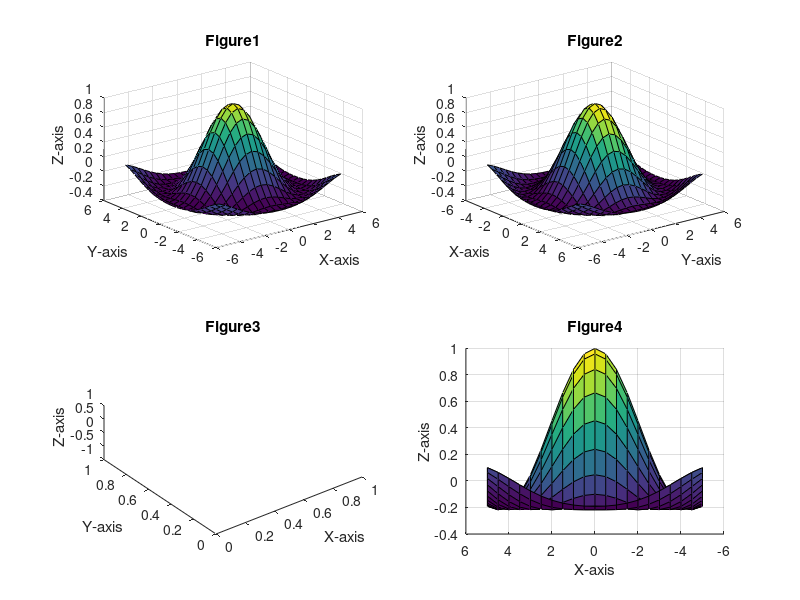

Write MATLAB code to recreate this figure.
% [绘图]视角的调整;在新版本下有点鸡肋
x=-5:0.5:5;
[x,y]=meshgrid(x);
r=sqrt(x.^2+y.^2)+eps;
z=sin(r)./r;
subplot(2,2,1)
surf(x,y,z)
xlabel('X-axis');
ylabel('Y-axis');
zlabel('Z-axis');
title('Figure1')
view(-37.5,30)
subplot(2,2,2)
surf(x,y,z)
xlabel('X-axis');
ylabel('Y-axis');
zlabel('Z-axis');
title('Figure2')
view(-37.5+90,30)
subplot(2,2,3)
xlabel('X-axis');
ylabel('Y-axis');
zlabel('Z-axis');
title('Figure3')
view(-37.5,60)
subplot(2,2,4)
surf(x,y,z)
xlabel('X-axis');
ylabel('Y-axis');
zlabel('Z-axis');
title('Figure4')
view(180,0)
